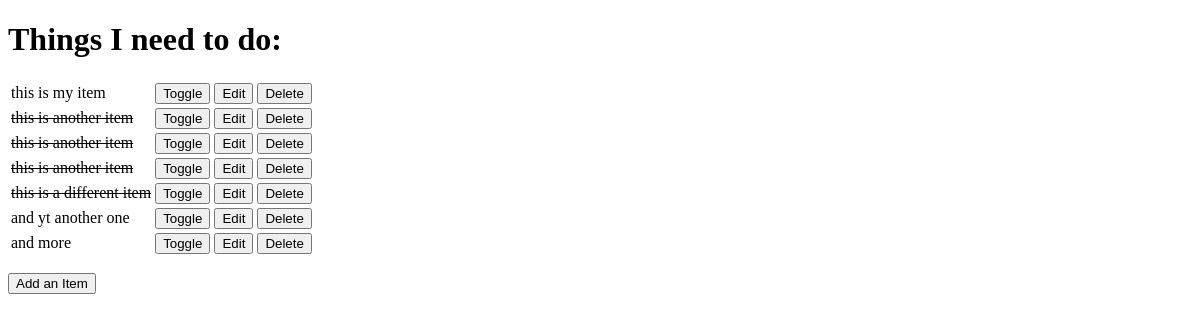
Before: / with the older database file.
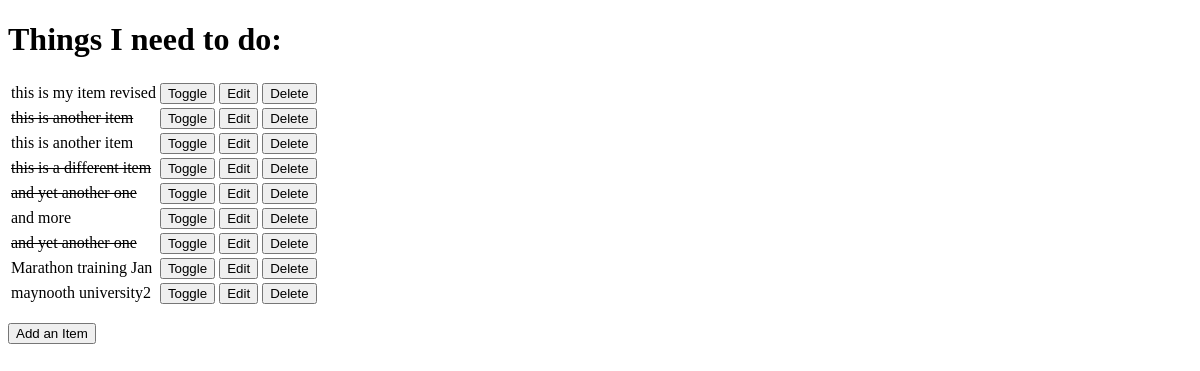
After: the same page with the newer database file.
### todo/models.py (models this page shows, shortened)
class Item(models.Model):
    name = models.CharField(max_length=50, null=False, blank=False)
    done = models.BooleanField(null=False, blank=False)

### todo/views.py (the view)
# urls.py: path('', views.get_todo_list, name='get_todo_list'),
def get_todo_list(request):
    items = Item.objects.all()
    context = {
        'items': items
    }
    return render(request, 'todo/todo_list.html', context)

### todo/templates/todo/todo_list.html (shortened to what this page needs)
<!DOCTYPE html>
<html lang="en">
<head>
</head>
<body>
    <h1>Things I need to do:</h1>
    <table>
        <tr>
        {% for item in items %}
        {% if item.done %}
            <td><strike>{{item.name}}</strike></td>
        {% else %}
            <td>{{item.name}}</td>
        {% endif %}
        <td>
            <a href="/toggle/{{item.id}}"><button type="Submit">Toggle</button></a>
        </td>
        <td>
            <a href="/edit/{{item.id}}"><button type = "submit">Edit</button></a>
        </td>
        <td>
            <a href="/delete/{{item.id}}"><button type = "submit">Delete</button></a>
        </td>
        </tr>
        {% empty %}
        <tr>You have nothing to do.  You are officially on holiday</tr>
        {% endfor %}
</table>
<div><p><a href="/add"><button type = "Submit" >Add an Item</button></a></p>
</div>
</body>
</html>

Changed rows visible on the page:
removed Item: name "this is another item"
changed Item: name "this is my item" → "this is my item revised"
changed Item (number 3 of 9 on the later page): done True → False (drawn)
changed Item (number 5 of 9 on the later page): done False → True (drawn); name "and yt another one" → "and yet another one"
added Item: name "and yet another one"
added Item: name "Marathon training Jan"
added Item: name "maynooth university2"
